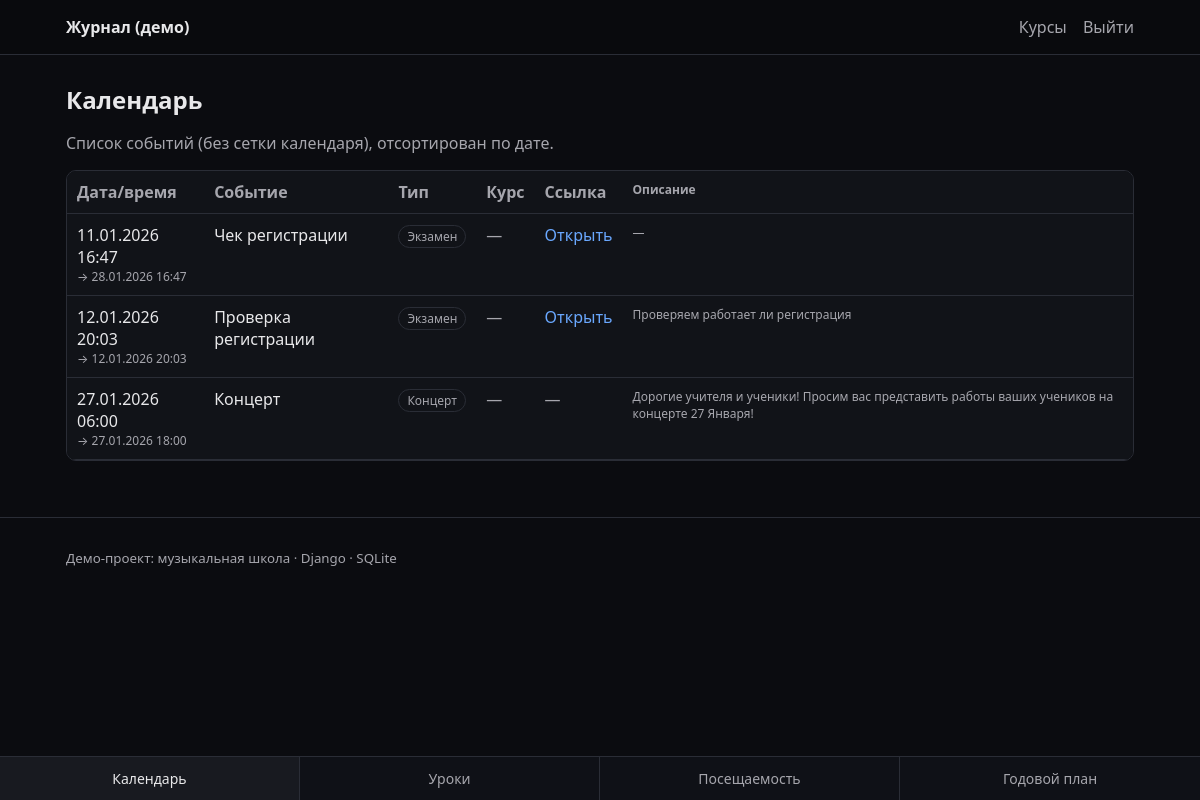
Page /calendar/ (signed in) on the committed database.
### apps/schedule/models.py (models this page shows, shortened)
class Event(models.Model):
    class EventType(models.TextChoices):
        LESSON = "LESSON", "Урок"
        EXAM = "EXAM", "Экзамен"
        CONCERT = "CONCERT", "Концерт"
    title = models.CharField(max_length=200)
    event_type = models.CharField(max_length=16, choices=EventType.choices)
    start_datetime = models.DateTimeField()
    end_datetime = models.DateTimeField()
    description = models.TextField(blank=True, default="")
    external_url = models.URLField(blank=True, default="")
    course = models.ForeignKey(Course, on_delete=models.SET_NULL, null=True, blank=True, related_name="events")
    created_by = models.ForeignKey(
        settings.AUTH_USER_MODEL,
        on_delete=models.CASCADE,
        related_name="created_events",
    )
    participants = models.ManyToManyField(
        settings.AUTH_USER_MODEL,
        blank=True,
        related_name="schedule_events",
    )
    class Meta:
        ordering = ("start_datetime",)

### apps/schedule/views.py (the view, shortened to what this page needs)
# urls.py: path("calendar/", calendar_list, name="calendar_list"),
@login_required
def calendar_list(request):
    profile = request.user.profile
    qs = Event.objects.all().select_related("course", "created_by").prefetch_related("participants")
    if profile.role == Profile.Role.ADMIN:
        events = qs
        ctx = {"events": events, "mode": "admin"}
        return render(request, "schedule/calendar_list.html", ctx)

### templates/schedule/calendar_list.html (shortened to what this page needs)
{% extends "base.html" %}
{% block content %}
  <h1>Календарь</h1>
  <p class="muted">Список событий (без сетки календаря), отсортирован по дате.</p>
  {% if not events and mode != "student" %}
    <p class="muted">Событий пока нет.</p>
    <p class="muted small">
      Учитель/администратор могут создавать события через Django admin.
    </p>
  {% else %}
    {% if mode == "student" %}
      <div class="tabs">
        <button class="tab-btn active" data-tab="my-events">Мои события</button>
        <button class="tab-btn" data-tab="registration">Регистрация</button>
      </div>
      <div class="tab-panel active" id="my-events">
        {% if not events %}
          <p class="muted">Вы пока не зарегистрированы ни на одно событие.</p>
        {% else %}
          <div class="table-wrap">
            <table class="table">
              <thead>
                <tr>
                  <th>Дата/время</th>
                  <th>Событие</th>
                  <th>Тип</th>
                  <th>Курс</th>
                  <th>Ссылка</th>
                  <th class="muted small">Описание</th>
                </tr>
              </thead>
              <tbody>
                {% for e in events %}
                  <tr>
                    <td>
                      <div>{{ e.start_datetime|date:"d.m.Y H:i" }}</div>
                      <div class="muted small">→ {{ e.end_datetime|date:"d.m.Y H:i" }}</div>
                    </td>
                    <td>{{ e.title }}</td>
                    <td><span class="tag">{{ e.get_event_type_display }}</span></td>
                    <td>
                      {% if e.course %}
                        {{ e.course.name }}
                      {% else %}
                        <span class="muted">—</span>
                      {% endif %}
                    </td>
                    <td>
                      {% if e.external_url %}
                        <a href="{{ e.external_url }}" target="_blank" rel="noopener noreferrer">Открыть</a>
                      {% else %}
                        <span class="muted">—</span>
                      {% endif %}
                    </td>
                    <td class="muted small">
                      {% if e.description %}{{ e.description }}{% else %}—{% endif %}
                    </td>
                  </tr>
                {% endfor %}
              </tbody>
            </table>
          </div>
        {% endif %}
      </div>
      <div class="tab-panel" id="registration">
        {% if not registration_events %}
          <p class="muted">Нет доступных событий для регистрации.</p>
        {% else %}
          <div class="table-wrap">
            <table class="table">
              <thead>
                <tr>
                  <th>Дата/время</th>
                  <th>Событие</th>
                  <th>Тип</th>
                  <th>Курс</th>
                  <th>Ссылка</th>
                  <th class="muted small">Описание</th>
                  <th></th>
                </tr>
              </thead>
              <tbody>
                {% for e in registration_events %}
                  <tr>
                    <td>
                      <div>{{ e.start_datetime|date:"d.m.Y H:i" }}</div>
                      <div class="muted small">→ {{ e.end_datetime|date:"d.m.Y H:i" }}</div>
                    </td>
                    <td>{{ e.title }}</td>
                    <td><span class="tag">{{ e.get_event_type_display }}</span></td>
                    <td>
                      {% if e.course %}
                        {{ e.course.name }}
                      {% else %}
                        <span class="muted">—</span>
                      {% endif %}
                    </td>
                    <td>
                      {% if e.external_url %}
                        <a href="{{ e.external_url }}" target="_blank" rel="noopener noreferrer">Открыть</a>
                      {% else %}
                        <span class="muted">—</span>
                      {% endif %}
                    </td>
                    <td class="muted small">
                      {% if e.description %}{{ e.description }}{% else %}—{% endif %}
                    </td>
                    <td>
                      <form method="post" action="/calendar/register/{{ e.id }}/">
                        {% csrf_token %}
                        <button class="btn" type="submit">Записаться</button>
                      </form>
                    </td>
                  </tr>
                {% endfor %}
              </tbody>
            </table>
          </div>
        {% endif %}
      </div>
      <script>
        const buttons = document.querySelectorAll('.tab-btn');
        const panels = document.querySelectorAll('.tab-panel');
        const urlParams = new URLSearchParams(window.location.search);
        const activeTab = urlParams.get('tab') || 'my-events';
        function activateTab(tabId) {
          buttons.forEach((btn) => btn.classList.toggle('active', btn.dataset.tab === tabId));
          panels.forEach((panel) => panel.classList.toggle('active', panel.id === tabId));
        }
        buttons.forEach((btn) => {
          btn.addEventListener('click', () => activateTab(btn.dataset.tab));
        });
        activateTab(activeTab);
      </script>
    {% else %}
      <div class="table-wrap">
        <table class="table">
          <thead>
            <tr>
              <th>Дата/время</th>
              <th>Событие</th>
              <th>Тип</th>
              <th>Курс</th>
              <th>Ссылка</th>
              <th class="muted small">Описание</th>
            </tr>
          </thead>
          <tbody>
            {% for e in events %}
              <tr>
                <td>
                  <div>{{ e.start_datetime|date:"d.m.Y H:i" }}</div>
                  <div class="muted small">→ {{ e.end_datetime|date:"d.m.Y H:i" }}</div>
                </td>
                <td>{{ e.title }}</td>
                <td><span class="tag">{{ e.get_event_type_display }}</span></td>
                <td>
                  {% if e.course %}
                    {{ e.course.name }}
                  {% else %}
                    <span class="muted">—</span>
                  {% endif %}
                </td>
                <td>
                  {% if e.external_url %}
                    <a href="{{ e.external_url }}" target="_blank" rel="noopener noreferrer">Открыть</a>
                  {% else %}
                    <span class="muted">—</span>
                  {% endif %}
                </td>
                <td class="muted small">
                  {% if e.description %}{{ e.description }}{% else %}—{% endif %}
                </td>
              </tr>
            {% endfor %}
          </tbody>
        </table>
      </div>
    {% endif %}
  {% endif %}
{% endblock %}

### static/css/main.css (style rules this page uses)
:root { --bg: #0b0c10; --panel: #111318; --text: #e8e8ea; --muted: #a6a6ad; --border: #2a2d36; --accent: #6aa8ff; --error: #ff6a6a; --ok: #7dff9b; }
* { box-sizing: border-box; }
body { margin: 0; font-family: system-ui, -apple-system, Segoe UI, Roboto, Arial, sans-serif; background: var(--bg); color: var(--text); }
a { color: var(--accent); text-decoration: none; }
h1 { font-size: 24px; margin: 12px 0 16px; }
.muted { color: var(--muted); }
.small { font-size: 12px; }
.tag { display: inline-block; padding: 2px 8px; border-radius: 999px; border: 1px solid var(--border); color: var(--muted); font-size: 12px; }
.table-wrap { overflow-x: auto; border: 1px solid var(--border); border-radius: 10px; }
.table { width: 100%; border-collapse: collapse; background: var(--panel); }
.table th, .table td { padding: 10px; border-bottom: 1px solid var(--border); vertical-align: top; }
.table th { text-align: left; color: var(--muted); font-weight: 600; }
body { padding-bottom: 64px; }

### rows in the picture
Event: start_datetime "11.01.2026 16:47", end_datetime "28.01.2026 16:47", title "Чек регистрации", event_type "Экзамен"
Event: start_datetime "12.01.2026 20:03", end_datetime "12.01.2026 20:03", title "Проверка регистрации", event_type "Экзамен", description "Проверяем работает ли регистрация"
Event: start_datetime "27.01.2026 06:00", end_datetime "27.01.2026 18:00", title "Концерт", event_type "Концерт", description "Дорогие учителя и ученики! Просим вас представить работы ваших учеников на концерте 27 Января!"
